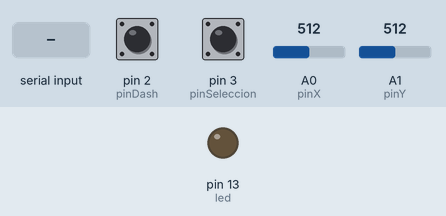
Bench run of a sketch on a simulated Arduino Uno, built with avr-gcc and run on an emulated ATmega328P. Parts: output pins drawn as LEDs (lit = HIGH). Inputs (shaded band) come from the test bench; at power-on: A0 (pinX) = 512, pin 2 (pinDash) HIGH, pin 3 (pinSeleccion) HIGH, A1 (pinY) = 512. What the sketch prints to the serial monitor is not drawn.

Above: at 1.2 s.
1.3 s: "L" received over Serial
At 1.4 s:
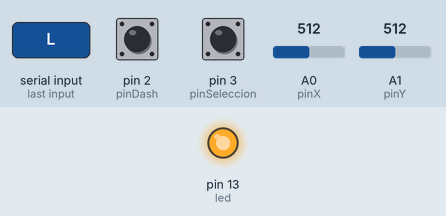
3.0 s: A0 (pinX) set to 0
Timing chart, 0 to 6.0 s (numbered marks = the images above; inputs shaded):
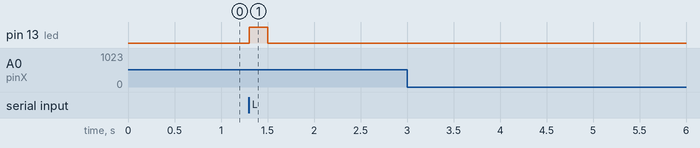

The sketch:

Parte_Arduino_ProyectoFinal.ino
```cpp
int pinX = A0;
int pinY = A1;

int pinDash = 2;
int pinSeleccion = 3;

int led = 13;

unsigned long tiempoAnterior = 0;

void setup()
{
  pinMode(pinDash, INPUT_PULLUP);
  pinMode(pinSeleccion, INPUT_PULLUP);

  pinMode(led, OUTPUT);

  Serial.begin(9600);
}

void loop()
{
  // -------- LEER JOYSTICK --------
  int x = analogRead(pinX);
  int y = analogRead(pinY);

  // -------- LEER BOTONES --------
  int dash = !digitalRead(pinDash);
  int seleccionar = !digitalRead(pinSeleccion);

  // -------- ENVIAR DATOS A PROCESSING -------- // LO QUE ENVIA ES ALGO ASÍ: 512,512,0,0
  if (millis() - tiempoAnterior >= 30)
  {
    Serial.print(x);
    Serial.print(",");
    Serial.print(y);
    Serial.print(",");
    Serial.print(dash);
    Serial.print(",");
    Serial.println(seleccionar);

    tiempoAnterior = millis();
  }

  // -------- RECIBIR DATOS DE PROCESSING --------
  if (Serial.available() > 0)
  {
    char dato = Serial.read();

    if (dato == 'L')
    {
      digitalWrite(led, HIGH);
      tiempoAnterior = millis();
    }
  }

  // Apagar LED después de 200 ms
  static unsigned long inicioLED = 0;

  if (digitalRead(led) == HIGH)
  {
    if (inicioLED == 0)
    {
      inicioLED = millis();
    }

    if (millis() - inicioLED >= 200)
    {
      digitalWrite(led, LOW);
      inicioLED = 0;
    }
  }
}
```

Measured:
- after the input at 1.3 s, pin 13 (led): LOW → HIGH at once, → LOW 0.20 s later
- after the input at 3.0 s, every drawn part: stays the same
